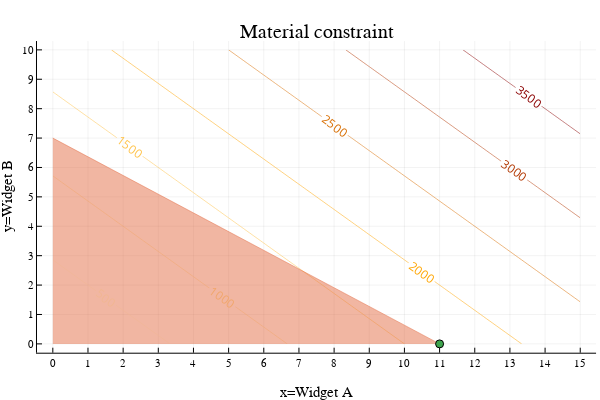

This figure's notebook cell:
### Markdown cell above
## Adding material constraints

Suppose that A and B both require a material input M: A requires 7 units of M / widget. B requires 11 units of M / widget. Furthermore, there is a limited supply of material M: 77 units. This leads to the following material constraint:

$$
7 x + 11 y \leq 77
$$

### Code cell
contour(x,y,(x,y)->f(x,y),nlevels=10, c=:heat, linewidth=10, colorbar = false, contour_labels = true)
title!("Material constraint")
xaxis!("x=Widget A")
yaxis!("y=Widget B")
xticks!(0:maximum(x))
yticks!(0:maximum(y))
areaplot!(x[x.<=11], (77 .- 7*x[x.<=11])./11, legend=false, opacity=0.5)
scatter!([11],[0])

### Figure 1 — Plotly figure (JSON) as saved in the notebook; plotly's stock layout.template omitted (floating-point values rounded to 4 significant figures; data arrays with more than 128 entries replaced by an {"elided": "..."} marker saying what was removed)
{"data": [{"colorbar": {"title": ""}, "colorscale": [[0, "rgba(255, 255, 224, 1.000)"], [0.5, "rgba(255, 165, 0, 1.000)"], [1, "rgba(139, 0, 0, 1.000)"]], "contours": {"coloring": "lines", "showlabels": true}, "hoverinfo": "none", "name": "y1", "ncontours": 12, "showlegend": false, "showscale": false, "type": "contour", "x": [0, 0.5, 1, 1.5, 2, 2.5, 3, 3.5, 4, 4.5, 5, 5.5, 6, 6.5, 7, 7.5, 8, 8.5, 9, 9.5, 10, 10.5, 11, 11.5, 12, 12.5, 13, 13.5, 14, 14.5, 15], "xaxis": "x1", "y": [0, 0.5, 1, 1.5, 2, 2.5, 3, 3.5, 4, 4.5, 5, 5.5, 6, 6.5, 7, 7.5, 8, 8.5, 9, 9.5, 10], "yaxis": "y1", "z": {"elided": "21x31 float values"}, "zmax": 4000, "zmin": 0}, {"colorbar": {"title": ""}, "fill": "tozeroy", "fillcolor": "rgba(227, 111, 71, 0.500)", "legendgroup": "y2", "line": {"color": "rgba(227, 111, 71, 0.500)", "dash": "solid", "shape": "linear", "width": 1}, "mode": "lines", "name": "y2", "showlegend": true, "type": "scatter", "x": [0, 0.5, 1, 1.5, 2, 2.5, 3, 3.5, 4, 4.5, 5, 5.5, 6, 6.5, 7, 7.5, 8, 8.5, 9, 9.5, 10, 10.5, 11], "xaxis": "x1", "y": [7, 6.682, 6.364, 6.045, 5.727, 5.409, 5.091, 4.773, 4.455, 4.136, 3.818, 3.5, 3.182, 2.864, 2.545, 2.227, 1.909, 1.591, 1.273, 0.9545, 0.6364, 0.3182, 0], "yaxis": "y1", "zmax": 4000, "zmin": 0}, {"colorbar": {"title": ""}, "legendgroup": "y3", "marker": {"color": "rgba(62, 164, 78, 1.000)", "line": {"color": "rgba(0, 0, 0, 1.000)", "width": 1}, "size": 8, "symbol": "circle"}, "mode": "markers", "name": "y3", "showlegend": true, "type": "scatter", "x": [11], "xaxis": "x1", "y": [0], "yaxis": "y1", "zmax": 4000, "zmin": 0}], "layout": {"annotations": [{"font": {"color": "rgba(0, 0, 0, 1.000)", "family": "sans-serif", "size": 20}, "rotation": 0, "showarrow": false, "text": "Material constraint", "x": 0.5275, "xanchor": "center", "xref": "paper", "y": 1, "yanchor": "top", "yref": "paper"}], "height": 400, "margin": {"b": 20, "l": 0, "r": 0, "t": 20}, "paper_bgcolor": "rgba(255, 255, 255, 1.000)", "plot_bgcolor": "rgba(255, 255, 255, 1.000)", "showlegend": false, "width": 600, "xaxis": {"anchor": "y1", "domain": [0.06165, 0.9934], "gridcolor": "rgba(0, 0, 0, 0.100)", "gridwidth": 0.5, "linecolor": "rgba(0, 0, 0, 1.000)", "mirror": false, "range": [-0.45, 15.45], "showgrid": true, "showline": true, "showticklabels": true, "tickangle": 0, "tickcolor": "rgb(0, 0, 0)", "tickfont": {"color": "rgba(0, 0, 0, 1.000)", "family": "sans-serif", "size": 11}, "tickmode": "array", "ticks": "inside", "ticktext": ["0", "1", "2", "3", "4", "5", "6", "7", "8", "9", "10", "11", "12", "13", "14", "15"], "tickvals": [0, 1, 2, 3, 4, 5, 6, 7, 8, 9, 10, 11, 12, 13, 14, 15], "title": "x=Widget A", "titlefont": {"color": "rgba(0, 0, 0, 1.000)", "family": "sans-serif", "size": 15}, "type": "-", "visible": true, "zeroline": false, "zerolinecolor": "rgba(0, 0, 0, 1.000)"}, "yaxis": {"anchor": "x1", "domain": [0.07581, 0.9415], "gridcolor": "rgba(0, 0, 0, 0.100)", "gridwidth": 0.5, "linecolor": "rgba(0, 0, 0, 1.000)", "mirror": false, "range": [-0.3, 10.3], "showgrid": true, "showline": true, "showticklabels": true, "tickangle": 0, "tickcolor": "rgb(0, 0, 0)", "tickfont": {"color": "rgba(0, 0, 0, 1.000)", "family": "sans-serif", "size": 11}, "tickmode": "array", "ticks": "inside", "ticktext": ["0", "1", "2", "3", "4", "5", "6", "7", "8", "9", "10"], "tickvals": [0, 1, 2, 3, 4, 5, 6, 7, 8, 9, 10], "title": "y=Widget B", "titlefont": {"color": "rgba(0, 0, 0, 1.000)", "family": "sans-serif", "size": 15}, "type": "-", "visible": true, "zeroline": false, "zerolinecolor": "rgba(0, 0, 0, 1.000)"}}}
